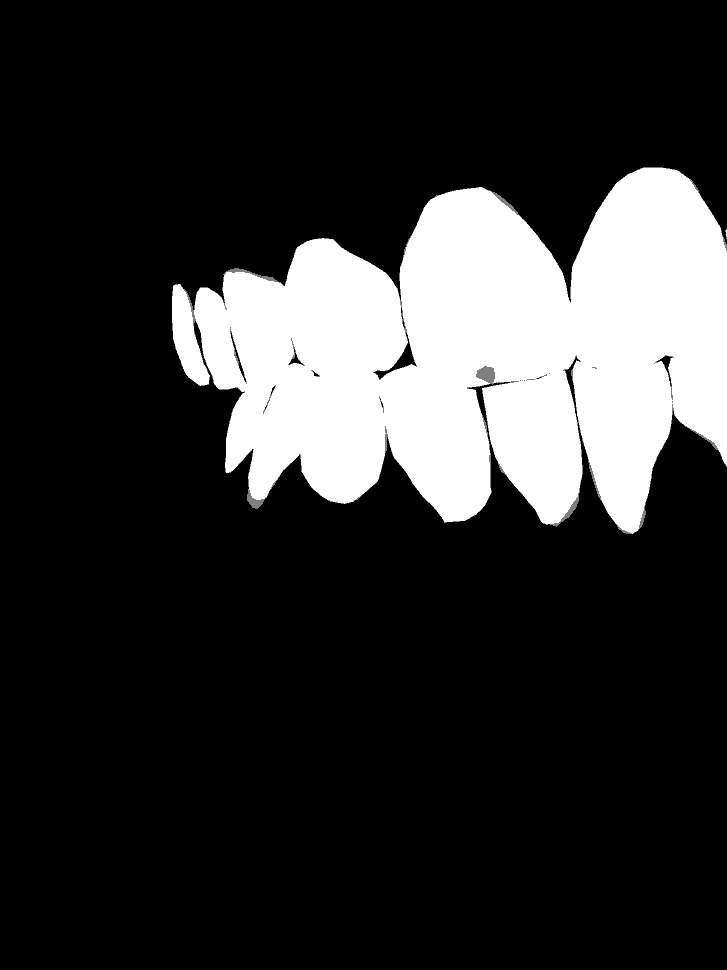
#> input picture seg/trials/IMG_2473_jpeg.rf.a3877c8222c3b9f78d9e7980e877285b_mask.png, 727 x 970 px, shrunk from 3024 x 4032 before the run
$ python see_mask.py
#> lines starting #> are read from the running program, lines starting #| are printed output that depends on the picture; after the words box and inside, x2 and y2 are one past the last pixel; in counts of white or black regions, pixels touching at a corner belong together
#> further down, mask is the input picture: shape (970, 727); min 0, max 2, mean 0.377
#| (970, 727)
# [16 lines of commented-out code are left out]

import cv2
import numpy as np
import matplotlib.pyplot as plt

def center_mask(mask):
    """Center the foreground content of a binary mask"""
    # Find all non-zero points
    pts = np.column_stack(np.where(mask > 0))
#> pts = 134318 pairs, first value 167 to 533, second value 172 to 726

    if len(pts) == 0:
        return mask  # Return original if empty mask

    # Get bounding rect of non-zero region
    x, y, w, h = cv2.boundingRect(pts)
#> x = 167; y = 172; w = 367; h = 555

    # Create blank centered mask
    centered = np.zeros_like(mask)
    center_x, center_y = mask.shape[1]//2, mask.shape[0]//2
#> center_x = 363; center_y = 485
    region_center_x, region_center_y = x + w//2, y + h//2
#> region_center_x = 350; region_center_y = 449

    # Calculate translation
    dx = center_x - region_center_x
#> dx = 13
    dy = center_y - region_center_y
#> dy = 36

    # Translation matrix
    M = np.float32([[1, 0, dx], [0, 1, dy]])
#> M = [[1, 0, 13], [0, 1, 36]]

    # Apply translation
    centered = cv2.warpAffine(mask, M, (mask.shape[1], mask.shape[0]))
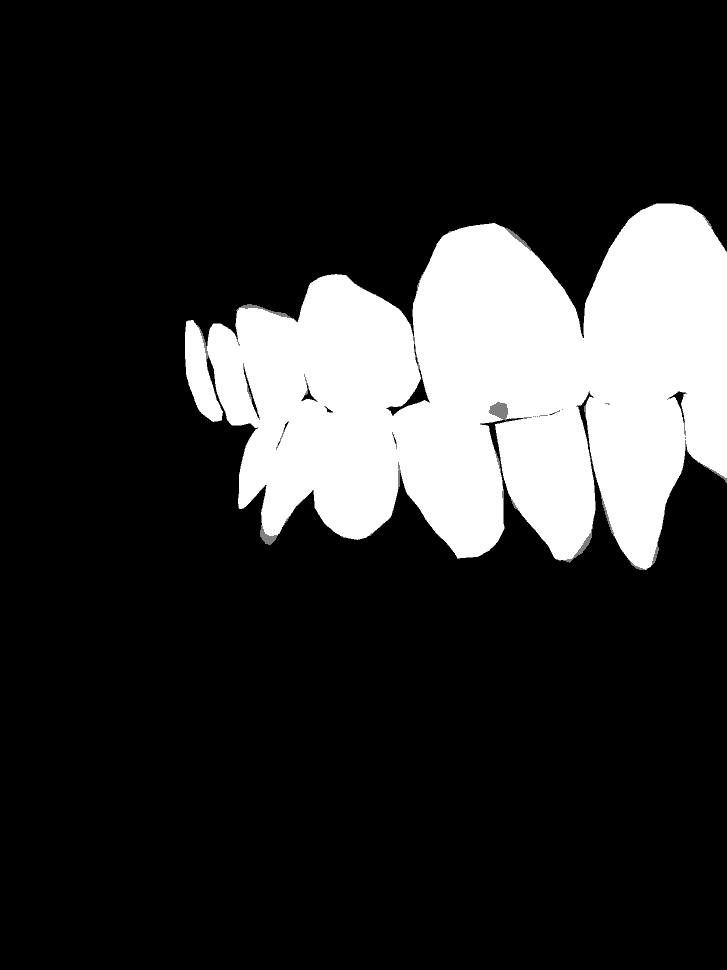
#> centered: shape (970, 727); min 0, max 2, mean 0.369; drawn with min black and max white

    return centered

# Load the grayscale mask
mask_path = './IMG_2473_jpeg.rf.a3877c8222c3b9f78d9e7980e877285b_mask.png'
# mask_path = 'test_mask.png'
mask = cv2.imread(mask_path, cv2.IMREAD_GRAYSCALE)
print(mask.shape)

mask = center_mask(mask)

# Print unique pixel values to understand intensity distribution
unique_vals = np.unique(mask)
#> unique_vals = [0, 1, 2]
print("Unique pixel values in mask:", unique_vals)
#| Unique pixel values in mask: [0 1 2]

# Stretch contrast if necessary (for display only)
contrast_stretched = cv2.normalize(mask, None, 0, 255, cv2.NORM_MINMAX)

# Step 1: Try to binarize the mask based on dynamic threshold
_, binary_mask = cv2.threshold(mask, 1, 255, cv2.THRESH_BINARY)
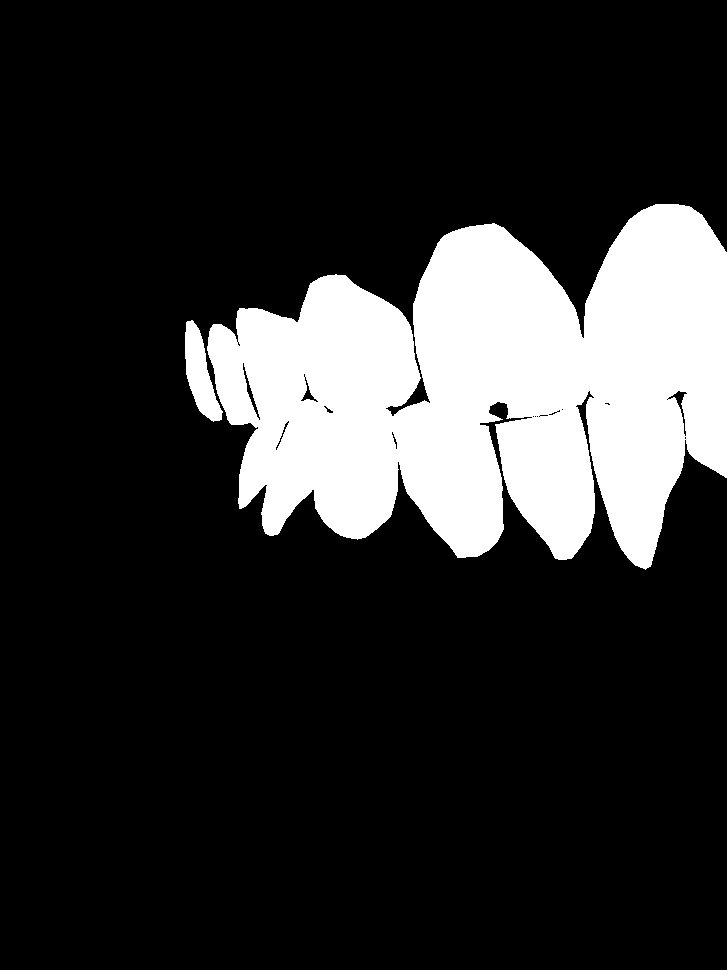
#> binary_mask: shape (970, 727); 18.2% white; 2 white regions, box (x1, y1, x2, y2) and area: (207, 204, 727, 570) 126602, (185, 320, 223, 422) 1952

# Step 2: Try extracting boundaries using morphological gradient
kernel = np.ones((3, 3), np.uint8)
gradient = cv2.morphologyEx(binary_mask, cv2.MORPH_GRADIENT, kernel)
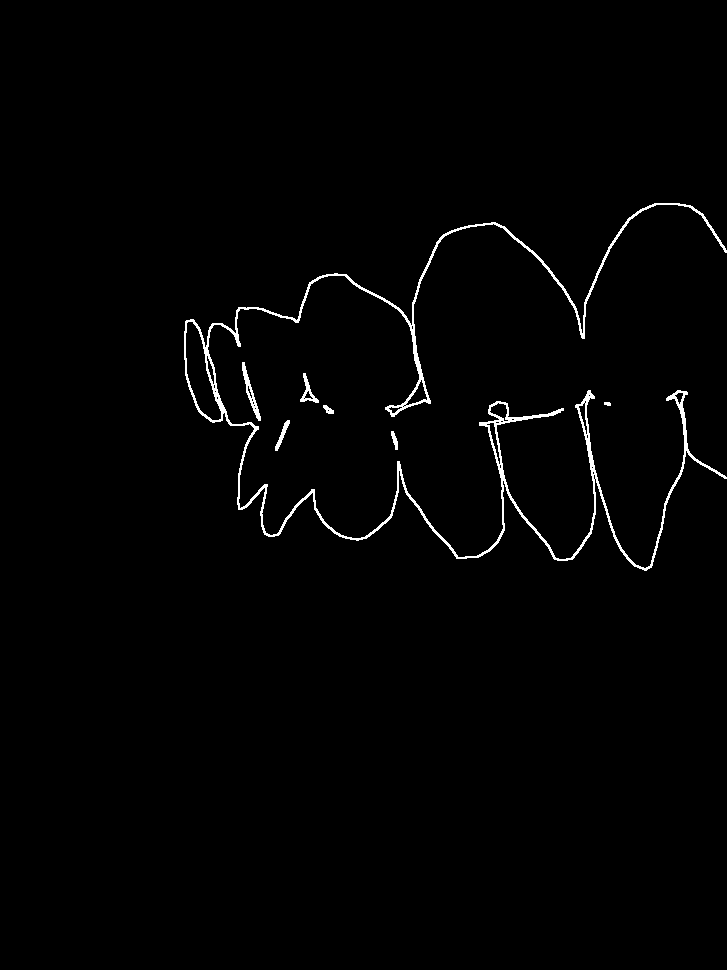
#> gradient: shape (970, 727); 1.2% white in thin lines or dots, all inside (x1, y1, x2, y2) = (184, 203, 727, 571)

# Step 3 (fallback): Use Canny edge detection if gradient is too faint
if np.sum(gradient) < 2:
    print("Fallback to Canny edge detection")
    gradient = cv2.Canny(contrast_stretched, 50, 150)

# Plot results
plt.figure(figsize=(15, 5))

plt.subplot(1, 3, 1)
plt.imshow(mask, cmap='gray')
plt.title("Original Mask")
plt.axis('off')

plt.subplot(1, 3, 2)
plt.imshow(binary_mask, cmap='gray')
plt.title("Binary Mask")
plt.axis('off')

plt.subplot(1, 3, 3)
plt.imshow(gradient, cmap='gray')
print(gradient.shape)
#| (970, 727)
plt.title("Boundary Mask")
plt.axis('off')

plt.tight_layout()
plt.show()
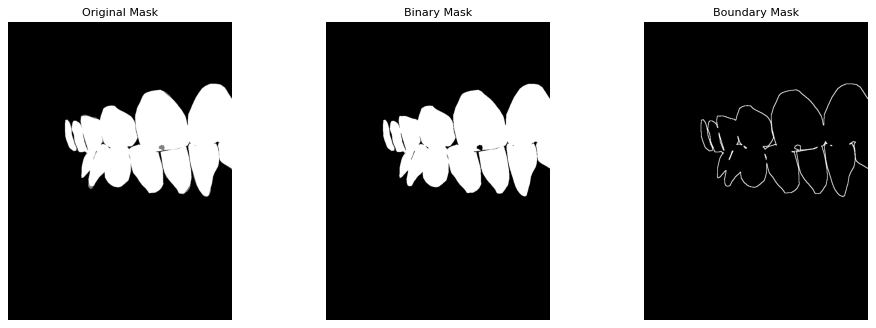
#> figure drawn by matplotlib, 3 panels

$ run again, with seg/trials/test_mask.png copied over seg/trials/IMG_2473_jpeg.rf.a3877c8222c3b9f78d9e7980e877285b_mask.png
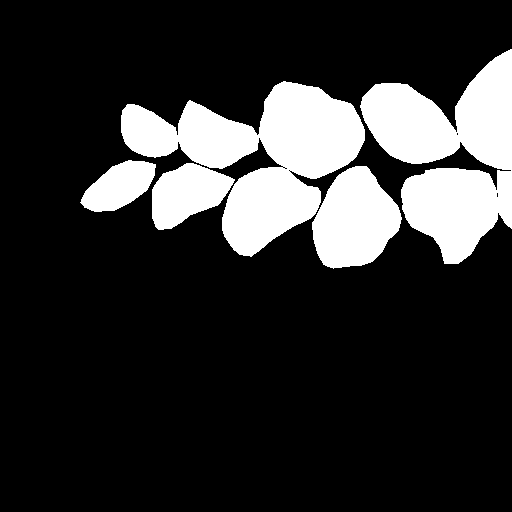
#> input picture seg/trials/test_mask.png, 512 x 512 px
#> mask: shape (512, 512); values 0 (black) and 2 (white), 19% white; 5 white regions, box (x1, y1, x2, y2) and area: (121, 81, 365, 257) 19309, (360, 49, 512, 264) 18026, (312, 166, 402, 269) 6445, (152, 163, 235, 230) 3546, (80, 160, 156, 212) 2472
#| (512, 512)
#> pts = 49798 pairs, first value 49 to 268, second value 80 to 511
#> x = 49; y = 80; w = 220; h = 432
#> region_center_x = 159; region_center_y = 296
#> dx = 97
#> dy = -40
#> M = [[1, 0, 97], [0, 1, -40]]
#> in center_mask, `centered = cv2.warpAffine(mask, M, (mask.shape[1], mask.shape[0]))`:
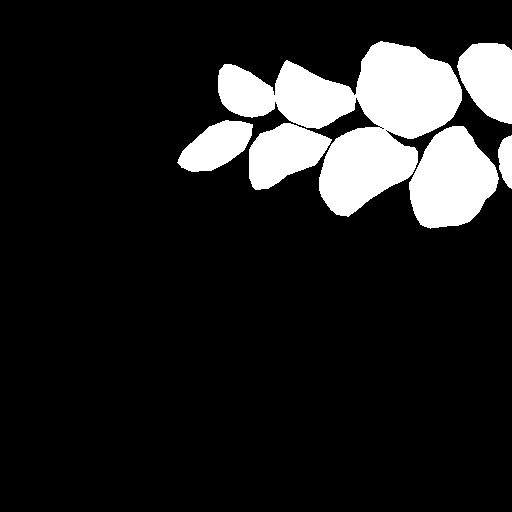
#> centered: shape (512, 512); values 0 (black) and 2 (white), 13.6% white; 6 white regions, box (x1, y1, x2, y2) and area: (218, 41, 462, 217) 19309, (409, 126, 499, 229) 6445, (249, 123, 332, 190) 3546, (457, 43, 512, 124) 3355, (177, 120, 253, 172) 2472, (498, 135, 512, 189) 562
#> unique_vals = [0, 2]
#| Unique pixel values in mask: [0 2]
#> gradient: shape (512, 512); 1.9% white in thin lines or dots, all inside (x1, y1, x2, y2) = (176, 40, 512, 230)
#| (512, 512)
#> `plt.show()`:
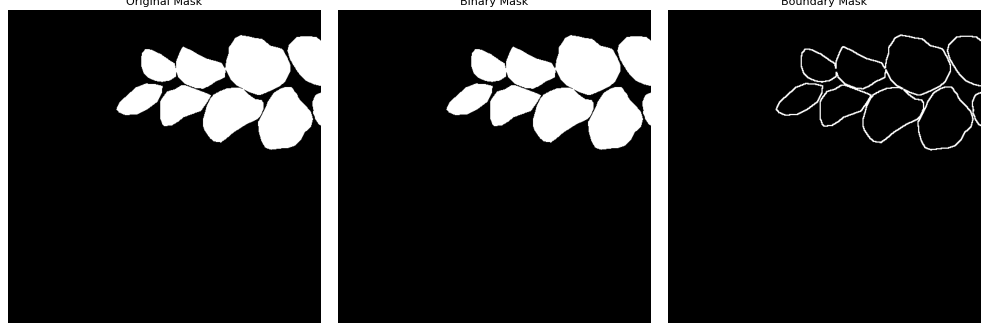
#> figure drawn by matplotlib, 3 panels
